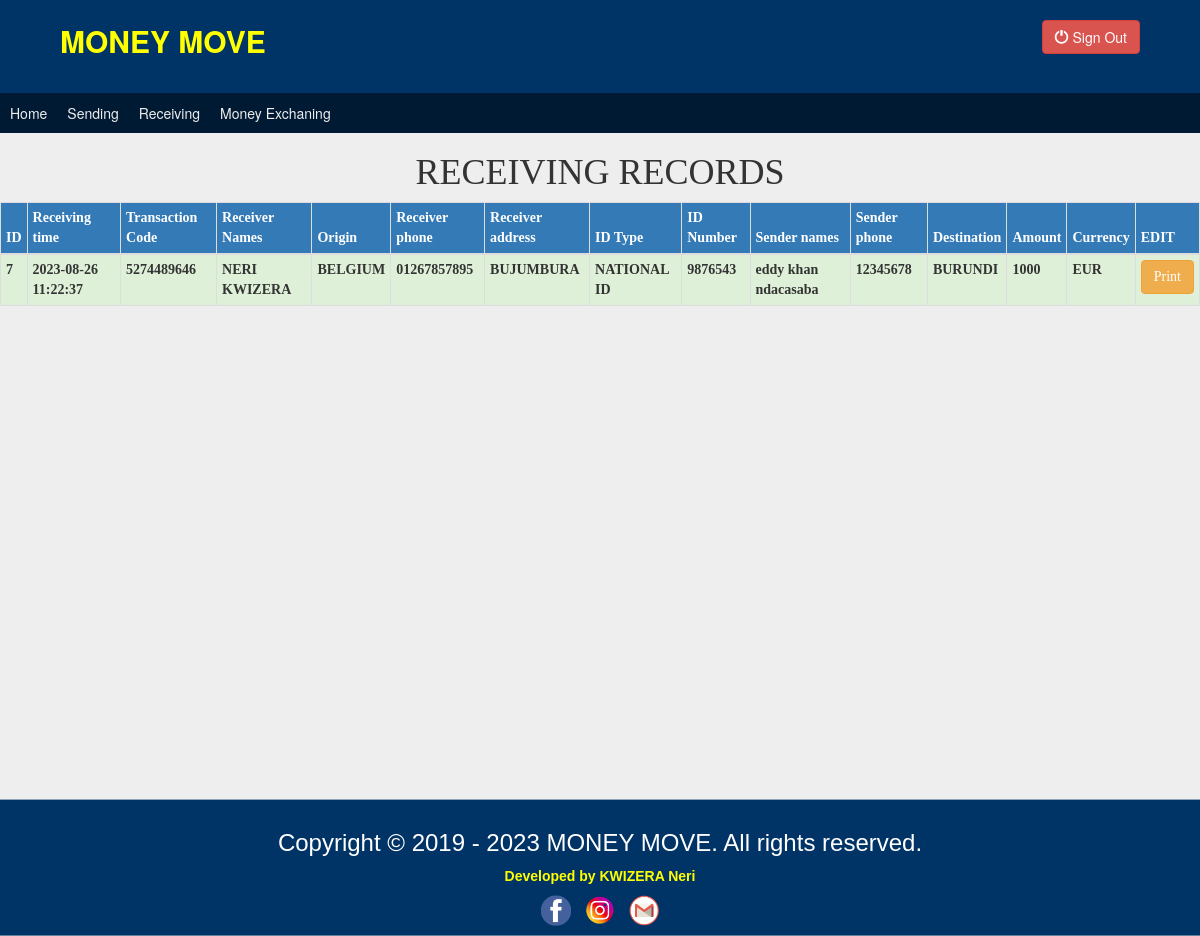
Screenshot of /userreceivinggreceipt.php (signed in) with the database file from the repository.
### tables this page shows
CREATE TABLE `receive` (
  `id` int(11) NOT NULL,
  `code` varchar(15) NOT NULL,
  `r_name` varchar(50) NOT NULL,
  `r_contact` varchar(50) NOT NULL,
  `origin` varchar(50) NOT NULL,
  `r_address` varchar(50) NOT NULL,
  `r_idtype` varchar(25) NOT NULL,
  `r_idnum` varchar(25) NOT NULL,
  `s_name` varchar(50) NOT NULL,
  `s_contact` varchar(50) NOT NULL,
  `destination` varchar(50) NOT NULL,
  `amount` int(11) NOT NULL,
  `currency` varchar(15) NOT NULL,
  `receiving_time` timestamp NOT NULL DEFAULT current_timestamp() ON UPDATE current_timestamp()
);

### userreceivinggreceipt.php (the view, shortened to what this page needs)
<!DOCTYPE html>
<html>
	<head>
		<link rel="stylesheet" type="text/css" href="css/adminpage.css">
		<link rel="stylesheet" type="text/css" href="bootstrap/css/bootstrap.min.css">
	</head>
	<body>
		<div class="maincontent">
		<?php
			include "includes/login.php";
			include 'includes/dbh.inc.php';
			include 'admin.nav.php';
			if(isset($_SESSION['teller'])||isset($_SESSION['admin']))
			{
				echo '
						<h1 style="font-family: georgian; text-align: center">RECEIVING RECORDS </h1>
				     ';
				$sql = "SELECT * FROM receive ORDER BY receiving_time DESC";
				$result = mysqli_query($conn, $sql);
				echo '
						<table class="table  table-condensed table-hover table-bordered" style="font-family: georgian;">
						<thead style="text-align: center; color: red">
							<tr class="bg-primary">
								<th>ID</th>
								<th title="Sending time">Receiving time</th>
								<th>Transaction Code</th>
								<th>Receiver Names</th>
								<th>Origin</th>
								<th>Receiver phone</th>
								<th>Receiver address</th>
								<th>ID Type</th>
								<th>ID Number</th>
								<th>Sender names</th>
								<th>Sender phone</th>
								<th>Destination</th>
								<th>Amount</th>
								<th>Currency</th>
								<th colspan="2">EDIT</th>
							</tr>
						</thead>
				     ';
				     while($row = $result->fetch_assoc())
					{
						echo '
								<tbody style="font-weight: bold">
									<tr class="bg-success">
										<td title="id">'.$row['id'].'</td>
										<td title="sending time">'.$row['receiving_time'].'</td>
										<td title="code">'.$row['code'].'</td>
										<td title="sendername">'.$row['r_name'].'</td>
										<td title="Origin">'.$row['origin'].'</td>
										<td title="receiverphone">'.$row['r_contact'].'</td>
										<td title="receiveraddress">'.$row['r_address'].'</td>
										<td title="IDtype">'.$row['r_idtype'].'</td>
										<td title="IDnumber">'.$row['r_idnum'].'</td>
										<td title="Sendername">'.$row['s_name'].'</td>
										<td title="Senderphone">'.$row['s_contact'].'</td>
										<td title="destination">'.$row['destination'].'</td>
										<td title="amount">'.$row['amount'].'</td>
										<td title="currency">'.$row['currency'].'</td>
										<td>
											<a href="receiptreceiving.php?id='.$row['id'].'" class="btn btn-warning btn-block" value="print">Print</a>
										</td>
									</tr>
								</tbody>
							 ';
					}
					echo '</table>';
			}
			else
			{
				header("Location: index.php");
			}
			?>
		</div>
		<?php
			include 'includes/footer.php';
		?>
	</body>
</html>

### css/adminpage.css (style rules this page uses)
html,body { height: 100%; }
.maincontent { height: 100%; background-color: #eee; }
.maincontent h1 { text-decoration:uppercase; }
.maincontent h1 { font-family: georgian; text-align: center; }

### css/admindashboard.css (style rules this page uses)
html,body { height: 100%; }
.maincontent { height: 100%; }
* { box-sizing: border-box; }

### includes/footer.php (style rules this page uses)
* { box-sizing: border-box; }

### rows the page displays
receive: id "7", receiving_time "2023-08-26 11:22:37", code "5274489646", r_name "NERI KWIZERA", origin "BELGIUM", r_contact "01267857895", r_address "BUJUMBURA", r_idtype "NATIONAL ID", r_idnum "9876543", s_name "eddy khan ndacasaba", s_contact "12345678", destination "BURUNDI", amount "1000", currency "EUR"
